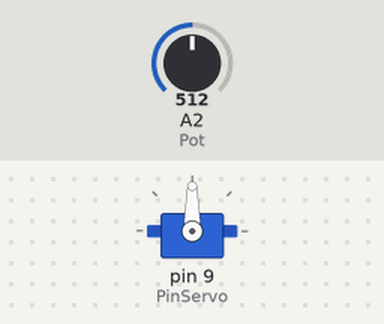
A sketch run on a simulated Arduino Uno, built with avr-gcc and run on an emulated ATmega328P. On the bench: servo. The test bench sets the inputs (shaded band); at power-on: A2 (Pot) = 512.

Above: at 1.2 s.
1.3 s: A2 (Pot) set to 716
At 2.1 s:
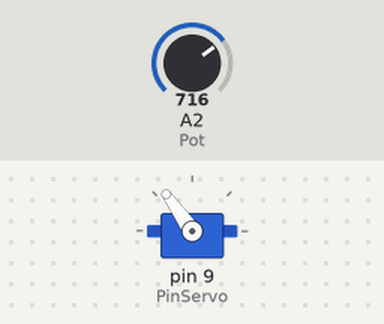
2.8 s: A2 (Pot) set to 900
At 4.0 s:
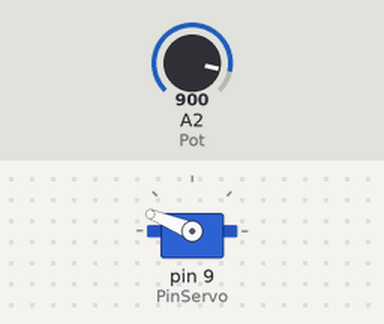
4.3 s: A2 (Pot) set to 1023
At 5.5 s:
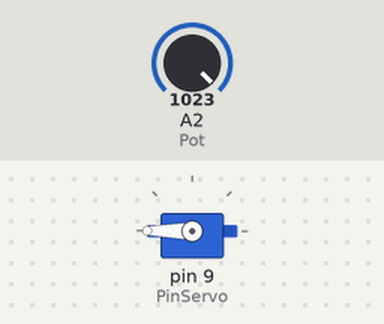
5.8 s: A2 (Pot) set to 306
At 6.5 s:
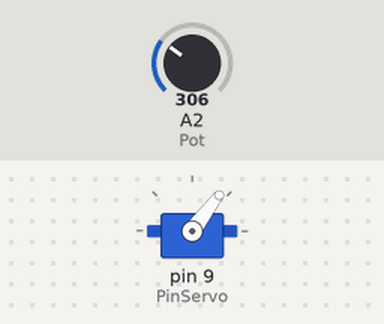
7.3 s: A2 (Pot) set to 122
At 7.9 s:
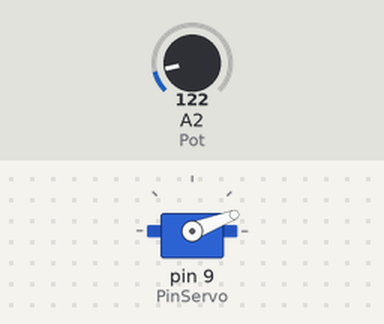
Timing chart, 0 to 9.8 s (numbered marks = the images above; inputs shaded):
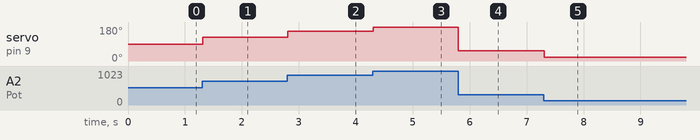

Measured:
- after the input at 1.3 s, servo on pin 9 (PinServo): 90° → 125° at once
- after the input at 2.8 s, servo on pin 9 (PinServo): 125° → 158° at once
- after the input at 4.3 s, servo on pin 9 (PinServo): 158° → 180° at once
- after the input at 5.8 s, servo on pin 9 (PinServo): 180° → 53° at once
- after the input at 7.3 s, servo on pin 9 (PinServo): 53° → 21° at once

The sketch:

Servo.ino
```cpp
//Definimos constantes
#define PinServo 9
#define Pot A2

//Incluimos libreria para controlar el servo
#include <Servo.h>

//Creamos un objeto llamdo MotorServo de la clase Servo
Servo MotorServo;

//Varibales tipo enteras
int ValorPot=0, PosicionServo=0;

void setup() {
  // put your setup code here, to run once:
  //vinculamos el objeto MotorServo con el pin 9 (Este pin siempre debe de ser pwm)
  MotorServo.attach(PinServo);

}

void loop() {
  // put your main code here, to run repeatedly:
  //La variable ValorPot es igual al valor leido por el pin analogico A2
  ValorPot = analogRead(Pot);
  //Transformamos ValorPot de [0,1023] a [0,180] y lo guardamos en PosicionServo
  PosicionServo = map(ValorPot,0,1023,0,180);
  //Escribimos el valor PosicionServo en el objeto MotorServo utilizando la funcion write
  MotorServo.write(PosicionServo);

  delay(15);  //Esperamos 15 milisegundos
}
```
